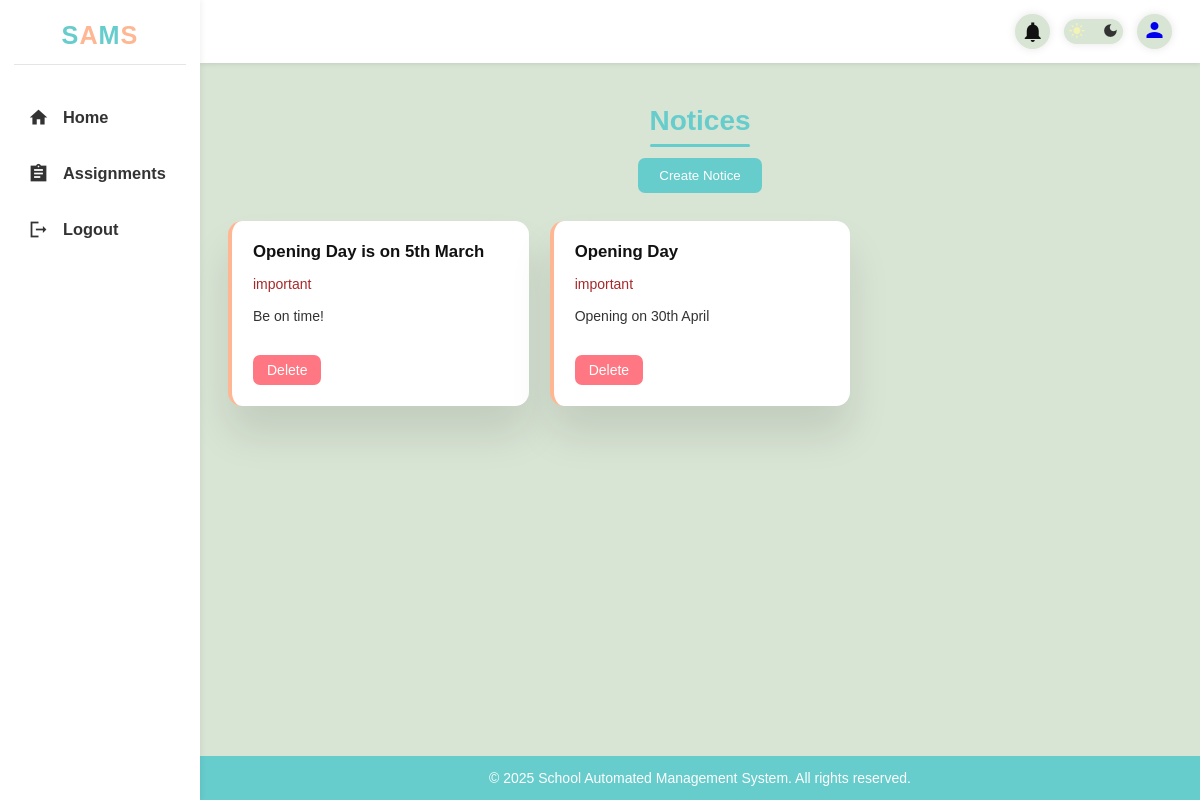
/authenticated/noticeboard/ (signed in), run on the app's committed database.
### core/models.py (models this page shows, shortened)
class Notice(models.Model):
    name = models.CharField(max_length=50)
    description = models.CharField(max_length=150)
    importance = models.CharField(max_length=50, null=True )
    date = models.DateField(default=timezone.now)

### core/views.py (the view, shortened to what this page needs)
# urls.py: path('noticeboard/', views.notice_board, name='notice_board'),
@login_required
def notice_board(request):
    noticeb = Notice.objects.all()
    return render(request, 'UI/notice.html', {'noticeb': noticeb})

### core/templates/UI/notice.html (shortened to what this page needs)
{% extends "base.html" %}
{% load static %}
{% block content %}
<body>
    <h1 style="text-align: center;">Notices</h1>
    <button class="noticeBtn" type="button" id="openbtn" onclick="Notification_Open()">Create Notice</button>
    <div class="notice-container-1">
        {% if noticeb %}
            {% for notice in noticeb %}
            <div class="notice-card-1">
                <div class="notice-content">
                    <div class="notice-title">{{notice.name}}</div>
                    <div class="notice-description" style="color: brown;">{{notice.importance}}</div>
                    <div class="notice-duedate">{{notice.description}}</div>
                    <a href="{% url 'core:delete_notice' notice.id %}" class="delbtn" onclick="return confirm('Are you sure you want to delete this assignment?')">Delete</a>
                </div>
            </div>
            {% endfor %}
        {% else %}
        <h2>No Notice</h2>
        {% endif %}
    </div>
</body>
{% endblock content %}

### core/static/css/dash_style.css (style rules this page uses)
:root { --primary-yellow: #f3f3b5; --primary-green: #66cdaa; --primary-cyan: #66cccc; --primary-peach: #ffb793; --background-light: #d8e4d4; --text-main: #111; --text-light: #333; --border-color: rgba(0, 0, 0, 0.1); --card-bg: #ffffff; --danger: #ff7782; --success: #41f1b6; --warning: #ffbb55; --info: #7380ec; --shadow: 0 2rem 3rem var(--border-color); --dark-bg: #1e1e2e; --dark-card-bg: #2a2a3c; --dark-text: #e0e0e0; --dark-text-light: #b0b0b0; --dark-border: rgba(255, 255, 255, 0.1); }
* { margin: 0; padding: 0; box-sizing: border-box; font-family: "Poppins", sans-serif; outline: none; text-decoration: none; list-style: none; transition: all 0.3s ease; }
html { font-size: 14px; scroll-behavior: smooth; }
body { width: 100vw; height: 100vh; background: var(--background-light); color: var(--text-main); overflow-x: hidden; display: grid; grid-template-columns: 250px 1fr; grid-template-rows: auto 1fr auto; grid-template-areas: "sidebar header" "sidebar content" "sidebar footer"; }
main h1 { color: var(--primary-cyan); margin-bottom: 1.5rem; text-align: center; position: relative; }
main h1::after { content: ""; position: absolute; bottom: -10px; left: 50%; transform: translateX(-50%); width: 100px; height: 3px; background: var(--primary-cyan); border-radius: 5px; }
.downbtn, .delbtn { display: inline-block; padding: 0.5rem 1rem; margin-top: 1rem; margin-right: 0.5rem; border-radius: 0.5rem; font-weight: 500; cursor: pointer; transition: all 0.3s ease; }
.delbtn { background: var(--danger); color: white; }
.AssignBtn, .noticeBtn { background: var(--primary-cyan); color: white; padding: 0.7rem 1.5rem; border: none; border-radius: 0.5rem; cursor: pointer; font-weight: 500; display: block; margin: 1rem auto; transition: all 0.3s ease; }
#openbtn { background: var(--primary-cyan); color: white; padding: 0.7rem 1.5rem; border: none; border-radius: 0.5rem; cursor: pointer; font-weight: 500; display: block; margin: 1rem auto; transition: all 0.3s ease; }
.notice-container-1 { display: grid; grid-template-columns: repeat(auto-fill, minmax(300px, 1fr)); gap: 1.5rem; margin-top: 2rem; }
.notice-card-1 { background: var(--card-bg); border-radius: 1rem; padding: 1.5rem; box-shadow: var(--shadow); transition: all 300ms ease; border-left: 4px solid var(--primary-peach); }
.notice-title { font-size: 1.2rem; font-weight: 600; margin-bottom: 1rem; color: var(--text-main); }
.notice-description { margin-bottom: 1rem; color: var(--danger); font-weight: 500; }
.notice-duedate { margin-bottom: 1rem; color: var(--text-light); line-height: 1.5; }
@media screen and (max-width: 1200px) { body { grid-template-columns: 200px 1fr; } }

### data on the page
Notice: name "Opening Day is on 5th March", importance "important", description "Be on time!"
Notice: name "Opening Day", importance "important", description "Opening on 30th April"
